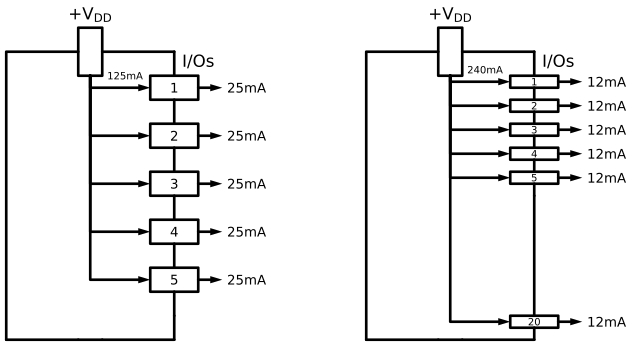

Generate this figure with Python:
import schemdraw
from schemdraw import dsp, logic

with schemdraw.Drawing() as d:
    d.config(unit=0.5)

    # ==========================================
    # [1] 첫 번째 그림 (왼쪽: 5 I/Os)
    # ==========================================

    VDD = (
        dsp.Square()
        .scalex(d.unit)
        .scaley(d.unit * 2)
        .label(
            r"$+\text{V}_\text{DD}$",
            "top",
            ofst=(0, d.unit * 0.2),
            fontsize=d.unit * 25,
        )
    )

    logic.Line().right(d.unit * 3).at(VDD.E)
    logic.Line().down()

    IO0 = (
        dsp.Square()
        .scalex(d.unit)
        .scaley(d.unit * 2)
        .label("1", "center", fontsize=d.unit * 20)
        .label("I/Os", "right", ofst=(-d.unit * 0.5, d.unit), fontsize=d.unit * 25)
    )
    logic.Line().down()
    IO1 = (
        dsp.Square()
        .scalex(d.unit)
        .scaley(d.unit * 2)
        .label("2", "center", fontsize=d.unit * 20)
    )
    logic.Line().down()
    IO2 = (
        dsp.Square()
        .scalex(d.unit)
        .scaley(d.unit * 2)
        .label("3", "center", fontsize=d.unit * 20)
    )
    logic.Line().down()
    IO3 = (
        dsp.Square()
        .scalex(d.unit)
        .scaley(d.unit * 2)
        .label("4", "center", fontsize=d.unit * 20)
    )
    logic.Line().down()
    IO4 = (
        dsp.Square()
        .scalex(d.unit)
        .scaley(d.unit * 2)
        .label("5", "center", fontsize=d.unit * 20)
    )
    logic.Line().down()

    logic.Line().down()
    logic.Line().left(d.unit * 3)
    logic.Line().left(d.unit)
    logic.Line().left(d.unit * 3)

    logic.Wire("|-").to(VDD.W)
    logic.Wire("|-", arrow="->").at(VDD.S).to(IO0.S).label(
        "125mA", ofst=(d.unit * 0.2, d.unit * 0.5), fontsize=d.unit * 15
    )
    logic.Wire("|-", arrow="->").at(VDD.S).to(IO1.S)
    logic.Wire("|-", arrow="->").at(VDD.S).to(IO2.S)
    logic.Wire("|-", arrow="->").at(VDD.S).to(IO3.S)
    logic.Wire("|-", arrow="->").at(VDD.S).to(IO4.S)

    logic.Line(arrow="->").right(d.unit).at(IO0.N).label(
        "25mA", "right", fontsize=d.unit * 20
    )
    logic.Line(arrow="->").right(d.unit).at(IO1.N).label(
        "25mA", "right", fontsize=d.unit * 20
    )
    logic.Line(arrow="->").right(d.unit).at(IO2.N).label(
        "25mA", "right", fontsize=d.unit * 20
    )
    logic.Line(arrow="->").right(d.unit).at(IO3.N).label(
        "25mA", "right", fontsize=d.unit * 20
    )
    logic.Line(arrow="->").right(d.unit).at(IO4.N).label(
        "25mA", "right", fontsize=d.unit * 20
    )

    # ==========================================
    # [2] 두 번째 그림 (오른쪽: 20 I/Os)
    # ==========================================

    VDD = (
        dsp.Square()
        .scalex(d.unit)
        .scaley(d.unit * 2)
        .at((d.unit * 15, 0))
        .label(
            r"$+\text{V}_\text{DD}$",
            "top",
            ofst=(0, d.unit * 0.2),
            fontsize=d.unit * 25,
        )
    )

    logic.Line().right(d.unit * 3).at(VDD.E)
    logic.Line().down()

    IO0 = (
        dsp.Square()
        .scalex(d.unit * 0.5)
        .scaley(d.unit * 2)
        .label("1", "center", fontsize=d.unit * 15)
        .label("I/Os", "right", ofst=(-d.unit, d.unit), fontsize=d.unit * 25)
    )
    logic.Line().down(d.unit * 0.5)
    IO1 = (
        dsp.Square()
        .scalex(d.unit * 0.5)
        .scaley(d.unit * 2)
        .label("2", "center", fontsize=d.unit * 15)
    )
    logic.Line().down(d.unit * 0.5)
    IO2 = (
        dsp.Square()
        .scalex(d.unit * 0.5)
        .scaley(d.unit * 2)
        .label("3", "center", fontsize=d.unit * 15)
    )
    logic.Line().down(d.unit * 0.5)
    IO3 = (
        dsp.Square()
        .scalex(d.unit * 0.5)
        .scaley(d.unit * 2)
        .label("4", "center", fontsize=d.unit * 15)
    )
    logic.Line().down(d.unit * 0.5)
    IO4 = (
        dsp.Square()
        .scalex(d.unit * 0.5)
        .scaley(d.unit * 2)
        .label("5", "center", fontsize=d.unit * 15)
    )
    logic.Line().down(d.unit * 0.5)

    logic.Line().down(d.unit * 5)

    IO5 = (
        dsp.Square()
        .scalex(d.unit * 0.5)
        .scaley(d.unit * 2)
        .label("20", "center", fontsize=d.unit * 15)
    )
    logic.Line().down(d.unit * 0.5)

    logic.Line().left(d.unit * 3)
    logic.Line().left(d.unit)
    logic.Line().left(d.unit * 3)

    logic.Wire("|-").to(VDD.W)
    logic.Wire("|-", arrow="->").at(VDD.S).to(IO0.S).label(
        "240mA", ofst=(d.unit * 0.2, d.unit * 0.5), fontsize=d.unit * 15
    )
    logic.Wire("|-", arrow="->").at(VDD.S).to(IO1.S)
    logic.Wire("|-", arrow="->").at(VDD.S).to(IO2.S)
    logic.Wire("|-", arrow="->").at(VDD.S).to(IO3.S)
    logic.Wire("|-", arrow="->").at(VDD.S).to(IO4.S)
    logic.Wire("|-", arrow="->").at(VDD.S).to(IO5.S)

    logic.Line(arrow="->").right(d.unit).at(IO0.N).label(
        "12mA", "right", fontsize=d.unit * 20
    )
    logic.Line(arrow="->").right(d.unit).at(IO1.N).label(
        "12mA", "right", fontsize=d.unit * 20
    )
    logic.Line(arrow="->").right(d.unit).at(IO2.N).label(
        "12mA", "right", fontsize=d.unit * 20
    )
    logic.Line(arrow="->").right(d.unit).at(IO3.N).label(
        "12mA", "right", fontsize=d.unit * 20
    )
    logic.Line(arrow="->").right(d.unit).at(IO4.N).label(
        "12mA", "right", fontsize=d.unit * 20
    )
    logic.Line(arrow="->").right(d.unit).at(IO5.N).label(
        "12mA", "right", fontsize=d.unit * 20
    )

    image_bytes = d.get_imagedata("svg")

with open("current-sourcing-io.svg", "wb") as f:
    f.write(image_bytes)
